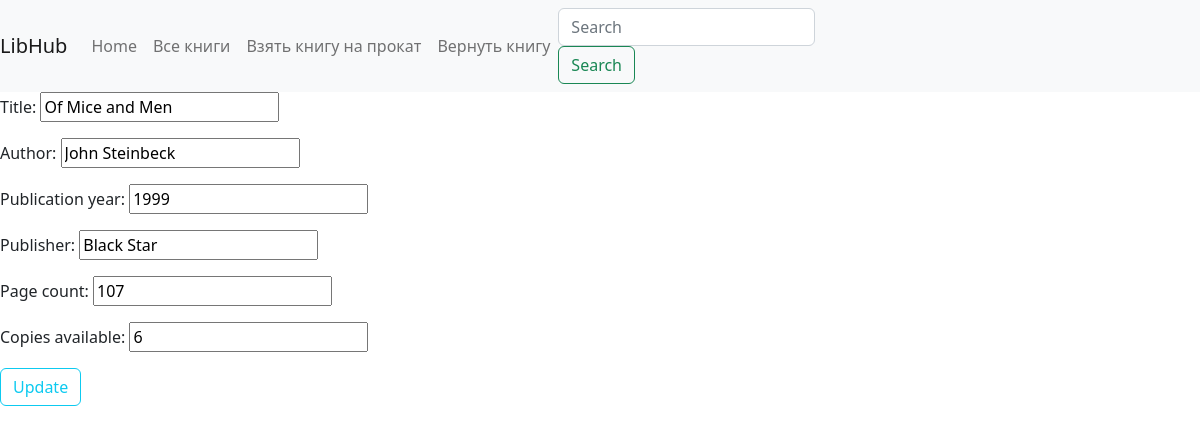
The page /22/update_book/ on the database its author committed.
### LibraryWeb/models.py (models this page shows, shortened)
class Book(models.Model):
    title = models.CharField(max_length=100)
    author = models.CharField(max_length=100)
    publication_year = models.IntegerField()
    publisher = models.CharField(max_length=100)
    page_count = models.IntegerField()
    copies_available = models.IntegerField()

### LibraryWeb/views.py (the view)
# urls.py: path("<int:pk>/update_book/", BookUpdateView.as_view(), name="update_book"),
class BookUpdateView(UpdateView):
    model = Book
    fields = ["title", 'author', 'publication_year', 'publisher', 'page_count', 'copies_available']
    template_name_suffix = "_update_form"

### LibraryWeb/templates/LibraryWeb/book_update_form.html
{% extends "LibraryWeb/base.html" %}
{% block content %}
<form method="post">{% csrf_token %}
    {{ form.as_p }}
    <input type="submit" class="btn btn-outline-info ml-3" value="Update">
</form>
{% endblock content %}

### rows shown on the page
Book: title "Of Mice and Men", author "John Steinbeck", publication_year "1999", publisher "Black Star", page_count "107", copies_available "6"
